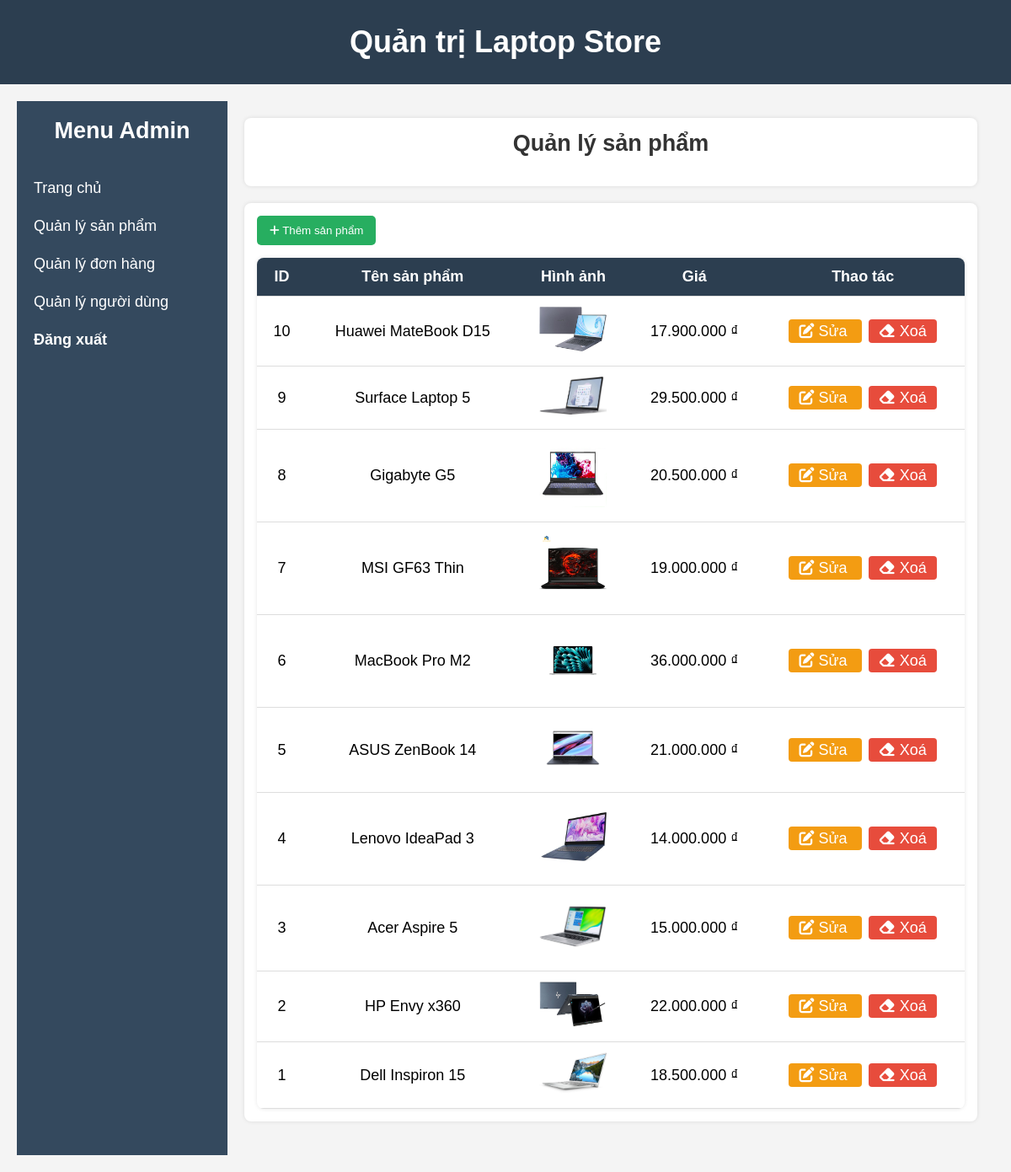
The page /admin/Ad_Products.php on the database its author committed.
### tables this page shows
CREATE TABLE `products` (
  `id_product` int(11) NOT NULL,
  `name` varchar(255) NOT NULL,
  `description` text DEFAULT NULL,
  `price` decimal(10,2) NOT NULL,
  `image` varchar(255) DEFAULT NULL
);

### admin/Ad_Products.php (the view, shortened to what this page needs)
<?php require_once("../settings/config.php") ?>
<?php
    $sql = "SELECT id_product, name, price, image FROM products ORDER BY id_product DESC";
    $result = $conn->query($sql);
    if(($result->num_rows > 0)):
?>
<!DOCTYPE html>
<html lang="vi">
<head>
    <link rel="stylesheet" href="https://cdnjs.cloudflare.com/ajax/libs/font-awesome/6.7.2/css/all.min.css" />
    <link rel="stylesheet" href="../assets/css/base.css">
    <link rel="stylesheet" href="../assets/css/styleAd.css">
</head>
<body>
<header>
    <h1>Quản trị Laptop Store</h1>
</header>
<div class="container">
    <nav class="sidebar">
        <h2>Menu Admin</h2>
        <a href="Ad_index.php">Trang chủ</a>
        <a href="Ad_Products.php">Quản lý sản phẩm</a>
        <a href="Ad_order.php">Quản lý đơn hàng</a>
        <a href="Ad_users.php">Quản lý người dùng</a>
        <a href="../logout.php" class="logout" onclick="return confirm('Bạn có chắc muốn Đăng xuất tài khoản?')">Đăng xuất</a>
    </nav>
    <main class="main-content">
        <div class="card">
            <h2>Quản lý sản phẩm</h2>
        </div>
        <div class="card">
            <div class="add-product">
            <button onclick="location.href='page_add_product.php'">
                <i class="fa-solid fa-plus"></i>
                Thêm sản phẩm
            </button>
        </div>
        <table>
            <thead>
                <tr>
                    <th>ID</th>
                    <th>Tên sản phẩm</th>
                    <th>Hình ảnh</th>
                    <th>Giá</th>
                    <th>Thao tác</th>
                </tr>
            </thead>
            <tbody>
                <?php
                    while($row = $result->fetch_assoc()){
                        echo'
                        <tr>
                            <td>'.$row['id_product'].'</td>
                            <td>'.$row['name'].'</td>
                            <td><img src="../assets/image/'.$row['image'].'" alt="ảnh"></td>
                            <td>'. number_format($row['price'], '0', ',', '.') .' ₫</td>
                            <td>
                                <a href="page_edit_product.php?id='.$row['id_product'].'" class="btn edit-btn">
                                    <i class="fa-solid fa-pen-to-square"></i>
                                    Sửa
                                </a>
                                <a href="../process_Ad/delete_product.php?id='.$row['id_product'].'" class="btn delete-btn" onclick="return confirm(\'Bạn có chắc chắn muốn xoá sản phẩm này không?\');">
                                    <i class="fa-solid fa-eraser"></i>
                                    Xoá
                                </a>
                            </td>
                        </tr>';
                    }
                endif;
                ?>
            </tbody>
        </table>
    </main>
</div>
</body>
</html>

### assets/css/base.css (style rules this page uses)
:root { --color-primary: #00a8ff80; --color-button-primary: orange; --color-text: black; --color-hover-text: #00a5c6; }
:root { --height-header_container: 100px; --height-header_top: calc(var(--height-header_container) / 2); --height-header_bottom: calc(var(--height-header_container) - var(--height-header_top)); --color-header_text: white; }
* { margin: 0; padding: 0; box-sizing: border-box; }
body { font-size: 18px; }

### assets/css/styleAd.css (style rules this page uses)
body { margin: 0; font-family: Arial, sans-serif; background-color: #f4f4f4; }
header { background-color: #2c3e50; color: white; padding: 15px; text-align: center; height: 100px; }
header h1 { width: 100%; height: 100%; display: flex; justify-content: center; align-items: center; }
.container { display: flex; padding: 20px; }
.sidebar { width: 250px; background-color: #34495e; color: white; min-height: 100vh; padding: 20px 0; }
.sidebar h2 { text-align: center; margin-bottom: 30px; color: white; }
.sidebar a { display: block; color: white; padding: 12px 20px; text-decoration: none; }
.logout { color: #e74c3c; font-weight: bold; }
.main-content { flex-grow: 1; padding: 20px; }
.card { background-color: white; padding: 15px; margin-bottom: 20px; border-radius: 8px; box-shadow: 0 0 5px rgba(0,0,0,0.1); }
h2 { margin-bottom: 20px; }
.add-product { margin-bottom: 15px; }
.add-product button { padding: 10px 15px; background-color: #27ae60; color: white; border: none; border-radius: 5px; cursor: pointer; }
table { width: 100%; border-collapse: collapse; background-color: white; border-radius: 8px; overflow: hidden; box-shadow: 0 0 5px rgba(0,0,0,0.1); }
th, td { padding: 12px 15px; text-align: center; border-bottom: 1px solid #ddd; }
th { background-color: #2c3e50; color: white; }
img { width: 80px; }
.btn { padding: 4px 12px; border: none; border-radius: 4px; cursor: pointer; color: white; text-decoration: none; }
.edit-btn { background-color: #f39c12; color: white; margin-right: 8px; }
.delete-btn { background-color: #e74c3c; color: white; }
h2 { text-align: center; color: #333; margin-bottom: 20px; }

### rows shown on the page
products: id_product "10", name "Huawei MateBook D15", image (picture), price "17.900.000"
products: id_product "9", name "Surface Laptop 5", image (picture), price "29.500.000"
products: id_product "8", name "Gigabyte G5", image (picture), price "20.500.000"
products: id_product "7", name "MSI GF63 Thin", image (picture), price "19.000.000"
products: id_product "6", name "MacBook Pro M2", image (picture), price "36.000.000"
products: id_product "5", name "ASUS ZenBook 14", image (picture), price "21.000.000"
products: id_product "4", name "Lenovo IdeaPad 3", image (picture), price "14.000.000"
products: id_product "3", name "Acer Aspire 5", image (picture), price "15.000.000"
products: id_product "2", name "HP Envy x360", image (picture), price "22.000.000"
products: id_product "1", name "Dell Inspiron 15", image (picture), price "18.500.000"
